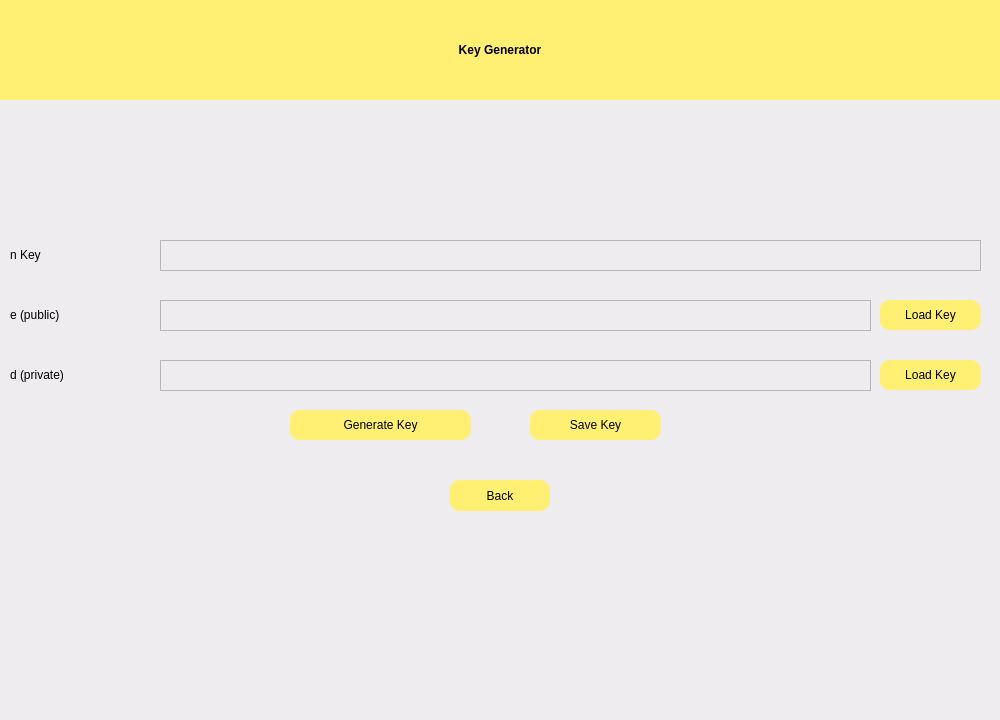
<?xml version="1.0" encoding="UTF-8"?>
<ui version="4.0">
 <class>Widget</class>
 <widget class="QWidget" name="Widget">
  <property name="geometry">
   <rect>
    <x>0</x>
    <y>0</y>
    <width>1000</width>
    <height>720</height>
   </rect>
  </property>
  <property name="windowTitle">
   <string>Widget</string>
  </property>
  <property name="styleSheet">
   <string notr="true">background-color: rgb(238, 236, 239);</string>
  </property>
  <widget class="QWidget" name="widget1" native="true">
   <property name="geometry">
    <rect>
     <x>0</x>
     <y>0</y>
     <width>1000</width>
     <height>720</height>
    </rect>
   </property>
   <property name="styleSheet">
    <string notr="true">QWidget#widget1 {background-color: rgb(147, 205, 255);};

</string>
   </property>
   <widget class="QPushButton" name="backButton">
    <property name="geometry">
     <rect>
      <x>450</x>
      <y>480</y>
      <width>100</width>
      <height>31</height>
     </rect>
    </property>
    <property name="styleSheet">
     <string notr="true">font: 500 15pt &quot;Product Sans&quot;;
border-radius: 10px;
background-color: rgb(255, 239, 115);


</string>
    </property>
    <property name="text">
     <string>Back</string>
    </property>
   </widget>
   <widget class="QLabel" name="label">
    <property name="geometry">
     <rect>
      <x>0</x>
      <y>0</y>
      <width>1000</width>
      <height>100</height>
     </rect>
    </property>
    <property name="styleSheet">
     <string notr="true">background-color: rgb(255, 239, 115);
color: rgb(0, 0, 0);
font: 75 40pt &quot;Product Sans&quot;;
font-weight: bold;
</string>
    </property>
    <property name="text">
     <string>Key Generator</string>
    </property>
    <property name="alignment">
     <set>Qt::AlignCenter</set>
    </property>
   </widget>
   <widget class="QLabel" name="label_1">
    <property name="geometry">
     <rect>
      <x>10</x>
      <y>240</y>
      <width>111</width>
      <height>30</height>
     </rect>
    </property>
    <property name="styleSheet">
     <string notr="true">background-color: rgba(255, 255, 255, 0);
font: 15pt &quot;Product Sans&quot;;</string>
    </property>
    <property name="text">
     <string>n Key</string>
    </property>
    <property name="alignment">
     <set>Qt::AlignLeading|Qt::AlignLeft|Qt::AlignVCenter</set>
    </property>
   </widget>
   <widget class="QLabel" name="label_3">
    <property name="geometry">
     <rect>
      <x>10</x>
      <y>360</y>
      <width>121</width>
      <height>30</height>
     </rect>
    </property>
    <property name="styleSheet">
     <string notr="true">background-color: rgba(255, 255, 255, 0);
font: 15pt &quot;Product Sans&quot;;</string>
    </property>
    <property name="text">
     <string>d (private)</string>
    </property>
    <property name="alignment">
     <set>Qt::AlignLeading|Qt::AlignLeft|Qt::AlignVCenter</set>
    </property>
   </widget>
   <widget class="QPushButton" name="loadEKey">
    <property name="geometry">
     <rect>
      <x>880</x>
      <y>300</y>
      <width>101</width>
      <height>30</height>
     </rect>
    </property>
    <property name="styleSheet">
     <string notr="true">font: 500 10pt &quot;Product Sans&quot;;
border-radius: 10px;
background-color: rgb(255, 239, 115);


</string>
    </property>
    <property name="text">
     <string>Load Key</string>
    </property>
   </widget>
   <widget class="QTextEdit" name="eKey">
    <property name="geometry">
     <rect>
      <x>160</x>
      <y>300</y>
      <width>711</width>
      <height>31</height>
     </rect>
    </property>
   </widget>
   <widget class="QTextEdit" name="dKey">
    <property name="geometry">
     <rect>
      <x>160</x>
      <y>360</y>
      <width>711</width>
      <height>31</height>
     </rect>
    </property>
   </widget>
   <widget class="QLabel" name="label_2">
    <property name="geometry">
     <rect>
      <x>10</x>
      <y>300</y>
      <width>111</width>
      <height>30</height>
     </rect>
    </property>
    <property name="styleSheet">
     <string notr="true">background-color: rgba(255, 255, 255, 0);
font: 15pt &quot;Product Sans&quot;;</string>
    </property>
    <property name="text">
     <string>e (public)</string>
    </property>
    <property name="alignment">
     <set>Qt::AlignLeading|Qt::AlignLeft|Qt::AlignVCenter</set>
    </property>
   </widget>
   <widget class="QPushButton" name="loadDKey">
    <property name="geometry">
     <rect>
      <x>880</x>
      <y>360</y>
      <width>101</width>
      <height>30</height>
     </rect>
    </property>
    <property name="styleSheet">
     <string notr="true">font: 500 10pt &quot;Product Sans&quot;;
border-radius: 10px;
background-color: rgb(255, 239, 115);


</string>
    </property>
    <property name="text">
     <string>Load Key</string>
    </property>
   </widget>
   <widget class="QPushButton" name="generateKeyButton">
    <property name="geometry">
     <rect>
      <x>290</x>
      <y>410</y>
      <width>181</width>
      <height>30</height>
     </rect>
    </property>
    <property name="styleSheet">
     <string notr="true">font: 500 15pt &quot;Product Sans&quot;;
border-radius: 10px;
background-color: rgb(255, 239, 115);


</string>
    </property>
    <property name="text">
     <string>Generate Key</string>
    </property>
   </widget>
   <widget class="QPushButton" name="saveKeyButton">
    <property name="geometry">
     <rect>
      <x>530</x>
      <y>410</y>
      <width>131</width>
      <height>30</height>
     </rect>
    </property>
    <property name="styleSheet">
     <string notr="true">font: 500 15pt &quot;Product Sans&quot;;
border-radius: 10px;
background-color: rgb(255, 239, 115);


</string>
    </property>
    <property name="text">
     <string>Save Key</string>
    </property>
   </widget>
   <widget class="QTextEdit" name="nKey">
    <property name="geometry">
     <rect>
      <x>160</x>
      <y>240</y>
      <width>821</width>
      <height>31</height>
     </rect>
    </property>
   </widget>
  </widget>
 </widget>
 <resources/>
 <connections/>
</ui>
